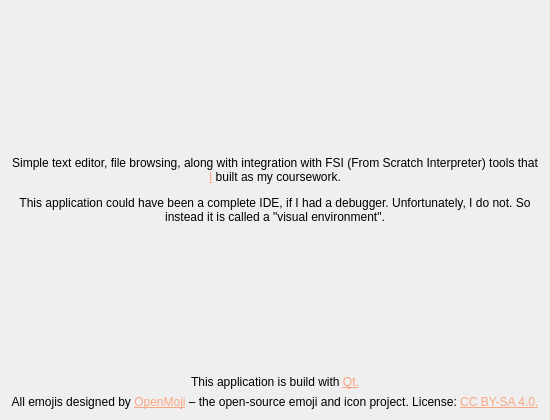
<?xml version="1.0" encoding="UTF-8"?>
<ui version="4.0">
 <class>AboutApplicationWindow</class>
 <widget class="QWidget" name="AboutApplicationWindow">
  <property name="windowModality">
   <enum>Qt::WindowModality::ApplicationModal</enum>
  </property>
  <property name="geometry">
   <rect>
    <x>0</x>
    <y>0</y>
    <width>550</width>
    <height>420</height>
   </rect>
  </property>
  <property name="windowTitle">
   <string>About This Application</string>
  </property>
  <property name="windowIcon">
   <iconset resource="visual_environment.qrc">
    <normaloff>:/icons/application_icon.svg</normaloff>:/icons/application_icon.svg</iconset>
  </property>
  <layout class="QVBoxLayout" name="verticalLayout" stretch="1,0,0">
   <item>
    <widget class="QLabel" name="aboutApplication">
     <property name="text">
      <string>&lt;html&gt;&lt;head/&gt;&lt;body&gt;&lt;p&gt;Simple text editor, file browsing, along with integration with FSI (From Scratch Interpreter) tools that &lt;a href=&quot;https://github.com/b068931&quot;&gt;&lt;span style=&quot; text-decoration: underline; color:#faa683;&quot;&gt;I&lt;/span&gt;&lt;/a&gt; built as my coursework.&lt;/p&gt;&lt;p&gt;This application could have been a complete IDE, if I had a debugger. Unfortunately, I do not. So instead it is called a &amp;quot;visual environment&amp;quot;.&lt;/p&gt;&lt;/body&gt;&lt;/html&gt;</string>
     </property>
     <property name="textFormat">
      <enum>Qt::TextFormat::RichText</enum>
     </property>
     <property name="alignment">
      <set>Qt::AlignmentFlag::AlignCenter</set>
     </property>
     <property name="wordWrap">
      <bool>true</bool>
     </property>
    </widget>
   </item>
   <item>
    <widget class="QLabel" name="builtWith">
     <property name="text">
      <string>&lt;html&gt;&lt;head/&gt;&lt;body&gt;&lt;p&gt;This application is build with &lt;a href=&quot;https://www.qt.io/&quot;&gt;&lt;span style=&quot; text-decoration: underline; color:#faa683;&quot;&gt;Qt.&lt;/span&gt;&lt;/a&gt;&lt;/p&gt;&lt;/body&gt;&lt;/html&gt;</string>
     </property>
     <property name="textFormat">
      <enum>Qt::TextFormat::RichText</enum>
     </property>
     <property name="alignment">
      <set>Qt::AlignmentFlag::AlignBottom|Qt::AlignmentFlag::AlignHCenter</set>
     </property>
     <property name="wordWrap">
      <bool>true</bool>
     </property>
    </widget>
   </item>
   <item>
    <widget class="QLabel" name="openMojiAttribution">
     <property name="text">
      <string>&lt;html&gt;&lt;head/&gt;&lt;body&gt;&lt;p&gt;All emojis designed by &lt;a href=&quot;https://openmoji.org/&quot;&gt;&lt;span style=&quot; text-decoration: underline; color:#faa683;&quot;&gt;OpenMoji&lt;/span&gt;&lt;/a&gt; – the open-source emoji and icon project. License: &lt;a href=&quot;https://creativecommons.org/licenses/by-sa/4.0/#&quot;&gt;&lt;span style=&quot; text-decoration: underline; color:#faa683;&quot;&gt;CC BY-SA 4.0.&lt;/span&gt;&lt;/a&gt;&lt;/p&gt;&lt;/body&gt;&lt;/html&gt;</string>
     </property>
     <property name="textFormat">
      <enum>Qt::TextFormat::RichText</enum>
     </property>
     <property name="alignment">
      <set>Qt::AlignmentFlag::AlignBottom|Qt::AlignmentFlag::AlignHCenter</set>
     </property>
     <property name="wordWrap">
      <bool>true</bool>
     </property>
    </widget>
   </item>
  </layout>
 </widget>
 <resources>
  <include location="visual_environment.qrc"/>
 </resources>
 <connections/>
</ui>
